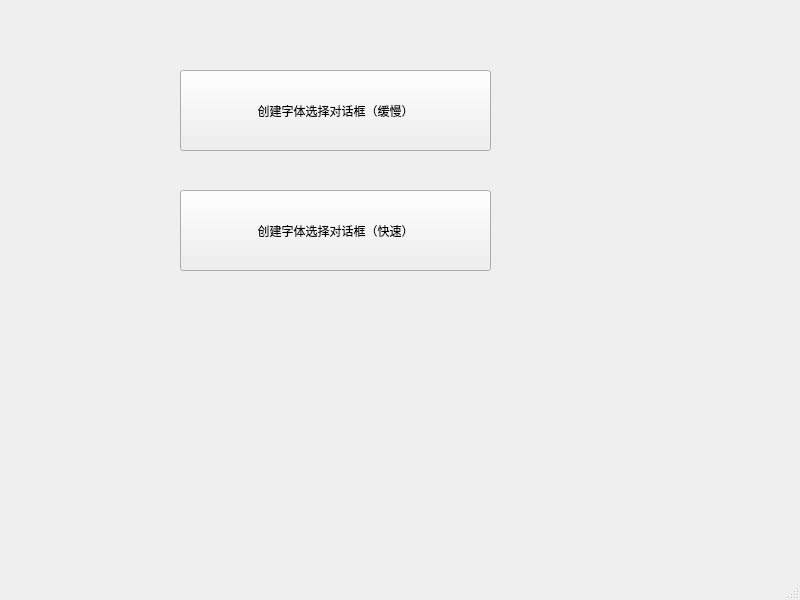
<?xml version="1.0" encoding="UTF-8"?>
<ui version="4.0">
 <class>MainWindow</class>
 <widget class="QMainWindow" name="MainWindow">
  <property name="geometry">
   <rect>
    <x>0</x>
    <y>0</y>
    <width>800</width>
    <height>600</height>
   </rect>
  </property>
  <property name="windowTitle">
   <string>MainWindow</string>
  </property>
  <widget class="QWidget" name="centralwidget">
   <widget class="QPushButton" name="pushButton_slow">
    <property name="geometry">
     <rect>
      <x>180</x>
      <y>70</y>
      <width>311</width>
      <height>81</height>
     </rect>
    </property>
    <property name="text">
     <string>创建字体选择对话框（缓慢）</string>
    </property>
   </widget>
   <widget class="QPushButton" name="pushButton_fast">
    <property name="geometry">
     <rect>
      <x>180</x>
      <y>190</y>
      <width>311</width>
      <height>81</height>
     </rect>
    </property>
    <property name="text">
     <string>创建字体选择对话框（快速）</string>
    </property>
   </widget>
  </widget>
  <widget class="QMenuBar" name="menubar">
   <property name="geometry">
    <rect>
     <x>0</x>
     <y>0</y>
     <width>800</width>
     <height>21</height>
    </rect>
   </property>
  </widget>
  <widget class="QStatusBar" name="statusbar"/>
 </widget>
 <resources/>
 <connections/>
</ui>
